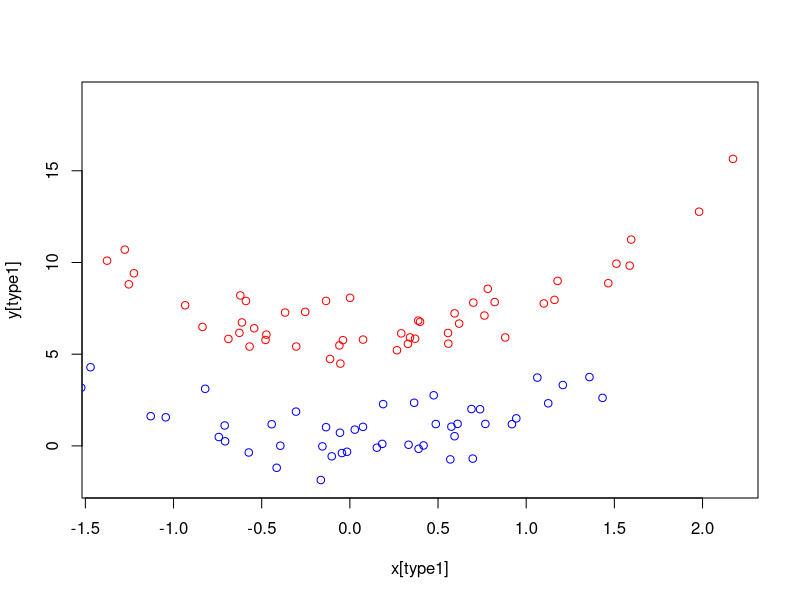
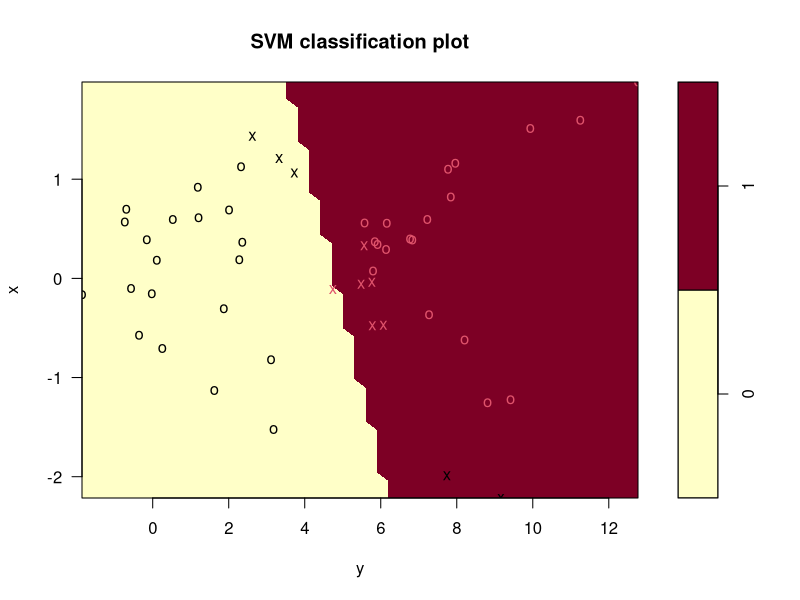
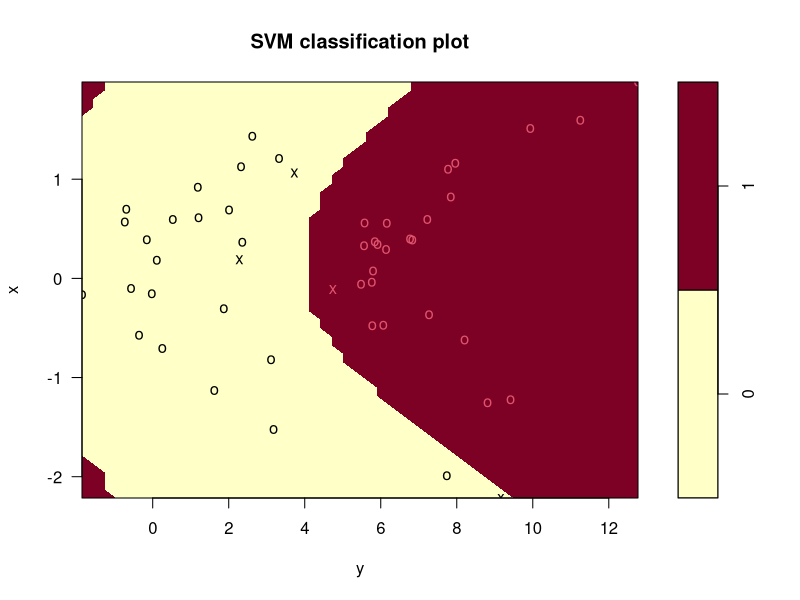
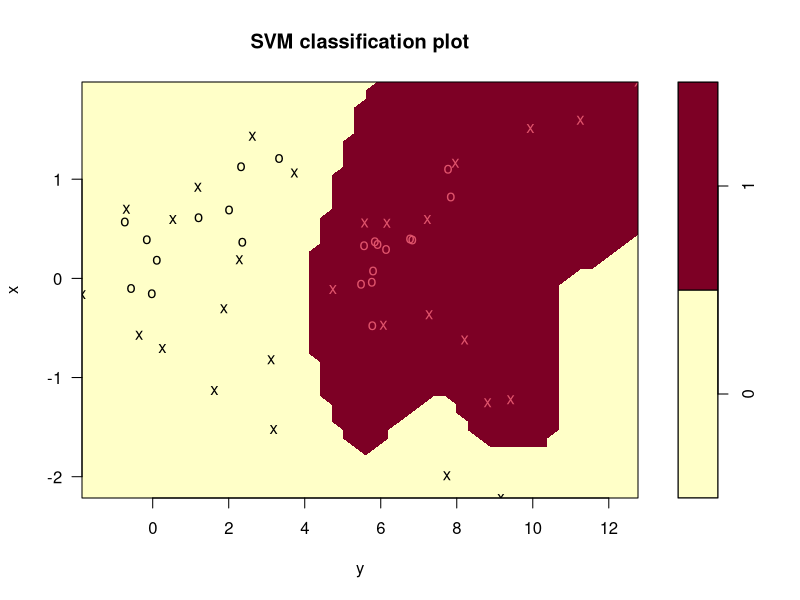
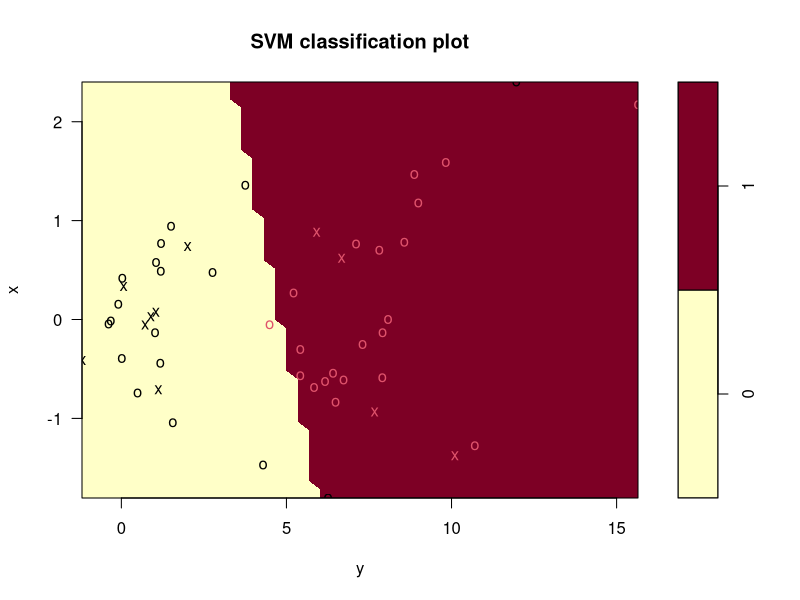

These figures' R source, in order:
set.seed(1)
rm(list=ls())
#create quadratic
x = rnorm(100)
y = 2*x^2 + 3 + rnorm(100)
type1 = sample(100,50)
type2 = -type1
y[type1] = y[type1] + 3
y[type2] = y[type2] - 3
plot(x[type1],y[type1], col='red', ylim=c(-2,19) )
points(x[type2],y[type2],col='blue')

z = rep(0,100)
z[type1] = 1 # this class is 1
#take 25 from each type to make train and test data
train = c(sample(type1,25), sample(setdiff(1:100,type1),25))
data.train = data.frame(x=x[train],y=y[train],z=as.factor(z[train]))
data.test = data.frame(x=x[-train],y=y[-train],z=as.factor(z[-train]))

library(e1071)
#use a linear support vector classifier
svm.linear = svm(z~.,data=data.train, kernel="linear",cost=10,scale=FALSE)
plot(svm.linear,data.train)

#support vectors are plotted as crosses
#svm.linear$index

pred_train = predict(svm.linear,data.train)
tb = table(z[train],pred_train)

#now try a polynomial kernel
    
svm.poly = svm(z~.,data=data.train, kernel="polynomial",cost=10,scale=FALSE)

plot(svm.poly,data.train)

pred_poly_train = predict(svm.poly,data.train)
tb_poly = table(z[train], pred_poly_train)# no training errors this time

#now try a radial 
svm.rad = svm(z~.,data=data.train, kernel="radial",gamma=1,cost=10,scale=FALSE)

plot(svm.rad,data.train)

pred_rad_train = predict(svm.rad,data.train)
tb_rad = table(z[train], pred_rad_train)# no training errors this time

#now look at the test errors
plot(svm.linear,data.test)
test_lin = table(z[-train],predict(svm.linear,data.test))

test_poly = table(z[-train],predict(svm.poly,data.test))

test_rad = table(z[-train],predict(svm.rad,data.test))



